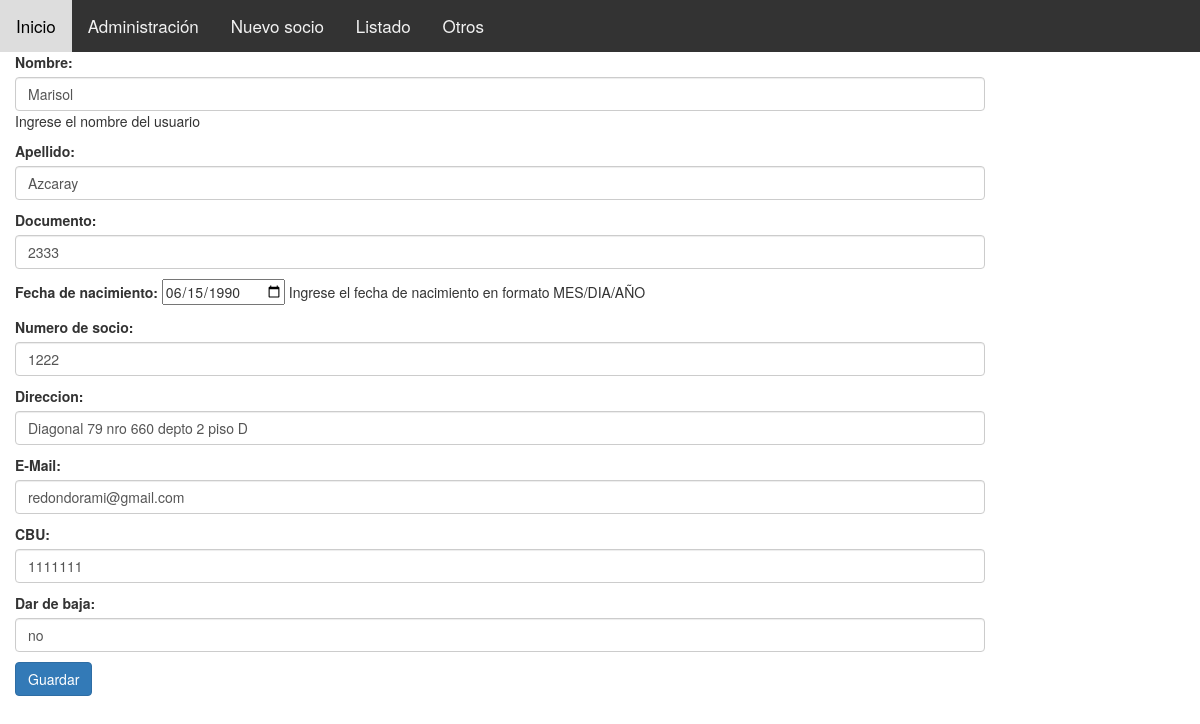
Screenshot of /sistemasocioscap/editar/22/ with the database file from the repository.
### sistemasocioscap/models.py (models this page shows)
class Socio (models.Model):
	dni = models.IntegerField ()
	nombre = models.CharField(max_length= 200, help_text="Ingrese el nombre del usuario")
	apellido = models.CharField (max_length = 200)
	fecha_nacimiento = models.DateField(help_text="Ingrese el fecha de nacimiento en formato MES/DIA/AÑO")
	nrosocio = models.IntegerField ()
	direccion = models.CharField (max_length = 200)
	mail = models.EmailField(max_length=254, null=True)
	cbu = models.IntegerField (null=True)
	dar_baja = models.CharField(max_length=32,choices=[('si', 'Si'),('no', 'No')], default="",null = True, blank=True)
  	def get_absolute_url(self):
    		return reverse ('socio-detail', args=[str(self.id)])

### sistemasocioscap/views.py (the view)
# urls.py: url(r'^editar/(?P<pk>\d+)/$', SocioUpdate.as_view(), name='socio_editar'),
class SocioUpdate(UpdateView):
    model = Socio
    form_class = SocioForm
    template_name = 'socio_form.html'
    success_url = reverse_lazy('listado_socios')

### sistemasocioscap/forms.py
class SocioForm(forms.ModelForm):
	class Meta:
		model = Socio
		fields = [
			'nombre',
			'apellido',
			'dni',
			'fecha_nacimiento',
			'nrosocio',
			'direccion',
			'mail',
			'cbu',
			'dar_baja',
		]
		labels = {
			'nombre': 'Nombre',
			'apellido': 'Apellido',
			'dni': 'Documento',
			'fecha_nacimiento': 'Fecha de nacimiento',
			'nrosocio': 'Numero de socio',
			'direccion':'Direccion',
			'mail': 'E-Mail',
			'cbu':'CBU',
			'dar_baja': 'Dar de baja',
		}
		widgets = {
			'nombre': forms.TextInput(attrs={'class':'form-control'}),
			'apellido': forms.TextInput(attrs={'class':'form-control'}),
			'dni': forms.TextInput(attrs={'class':'form-control'}),
			'fecha_nacimiento': DateInput(),
			'nrosocio': forms.TextInput(attrs={'class':'form-control'}),
			'direccion': forms.TextInput(attrs={'class':'form-control'}),
			'mail': forms.TextInput(attrs={'class':'form-control'}),
			'cbu': forms.TextInput(attrs={'class':'form-control'}),
			'dar_baja': forms.TextInput(attrs={'class':'form-control'}),
		}

### sistemasocioscap/templates/socio_form.html (shortened to what this page needs)
{% extends "base_generic.html" %}
{% block content %}
<form method="post">
	{{ form.as_p }}
	<button class="btn btn-primary" type="submit">Guardar</button>
</form>
{% endblock %}

### rows the page displays
Socio: nombre "Marisol", apellido "Azcaray", dni "2333", fecha_nacimiento "06/15/1990", nrosocio "1222", direccion "Diagonal 79 nro 660 depto 2 piso D", mail "redondorami@gmail.com", cbu "1111111", dar_baja "no"
